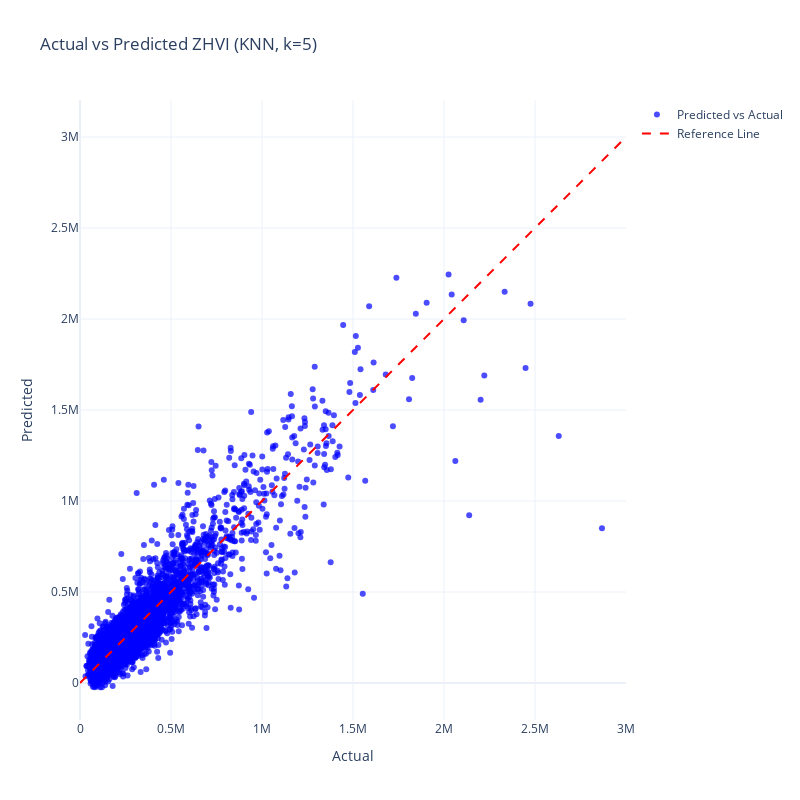

The cell this chart's notebook holds for it:
### Code cell
plot_actual_vs_predicted(
    evaluate_df, x_label="Actual", y_label="Predicted", xlim= xy_lim, ylim=xy_lim,
    title=f"Actual vs Predicted ZHVI (KNN, k={k})",
)

### Figure 1 — Plotly figure (JSON) as saved in the notebook; plotly's stock layout.template omitted (floating-point values rounded to 4 significant figures; data arrays with more than 128 entries replaced by an {"elided": "..."} marker saying what was removed)
{"data": [{"marker": {"color": "blue", "opacity": 0.7, "size": 6}, "mode": "markers", "name": "Predicted vs Actual", "type": "scatter", "x": {"elided": "4801 float values"}, "y": {"elided": "4801 float values"}}, {"line": {"color": "red", "dash": "dash"}, "mode": "lines", "name": "Reference Line", "type": "scatter", "x": [0, 3000000], "y": [0, 3000000]}], "layout": {"height": 800, "showlegend": true, "title": {"text": "Actual vs Predicted ZHVI (KNN, k=5)"}, "width": 800, "xaxis": {"range": [0, 3000000], "scaleanchor": "y", "title": {"text": "Actual"}}, "yaxis": {"range": [0, 3000000], "title": {"text": "Predicted"}}}}
